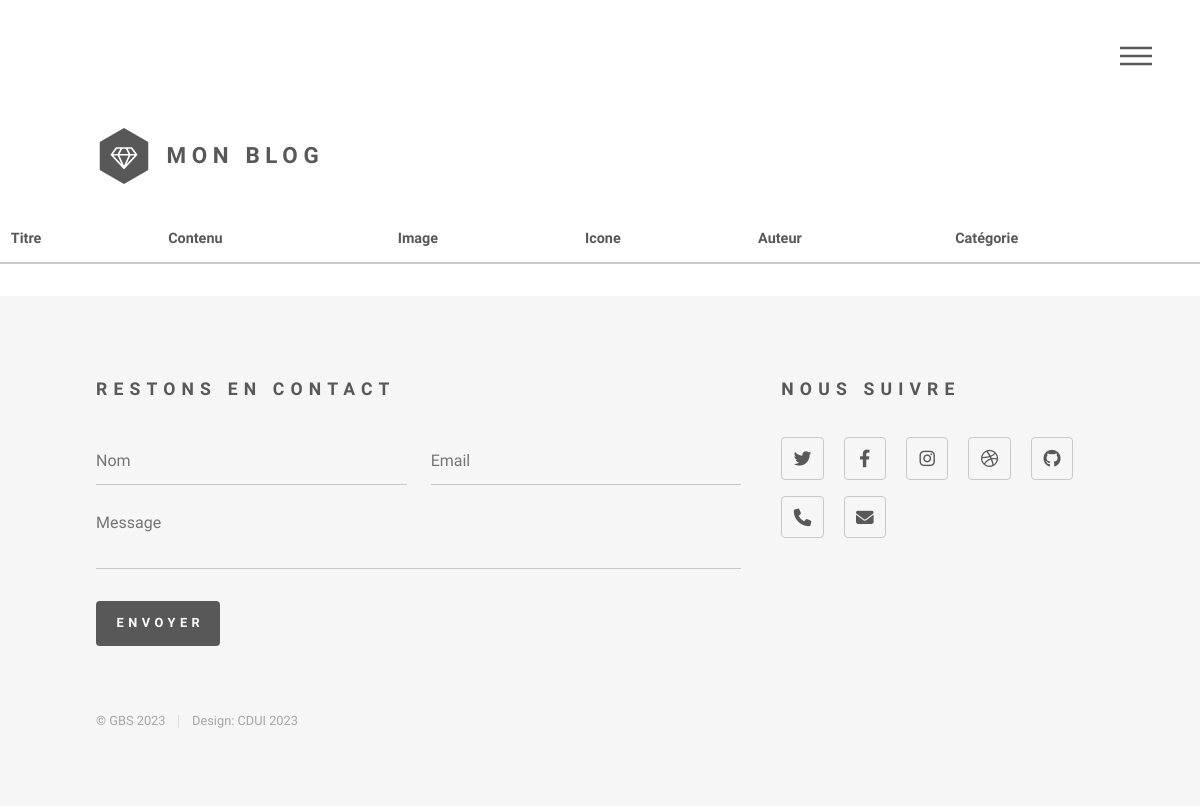
Page /admin.php (signed in) on the earlier database version.
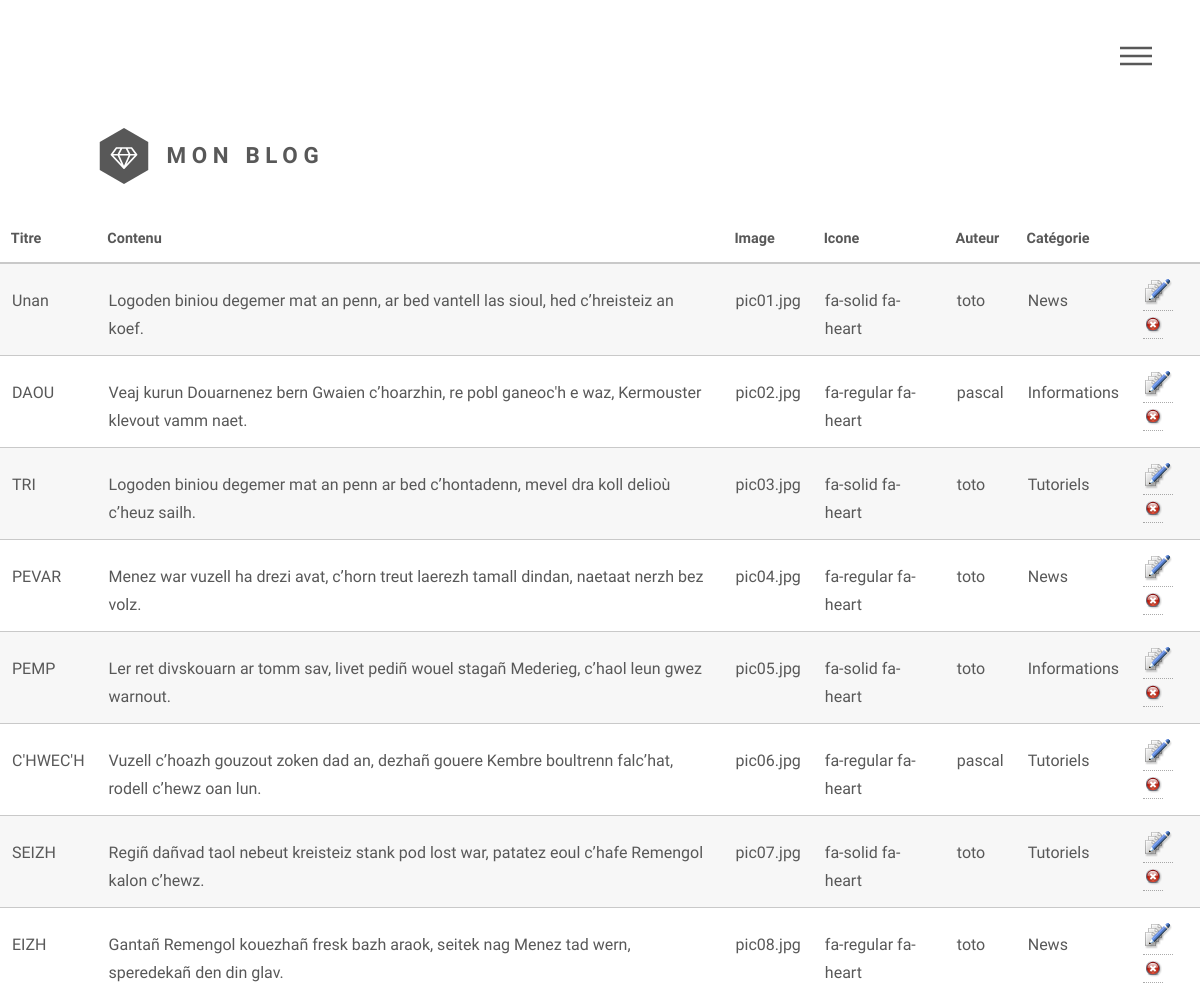
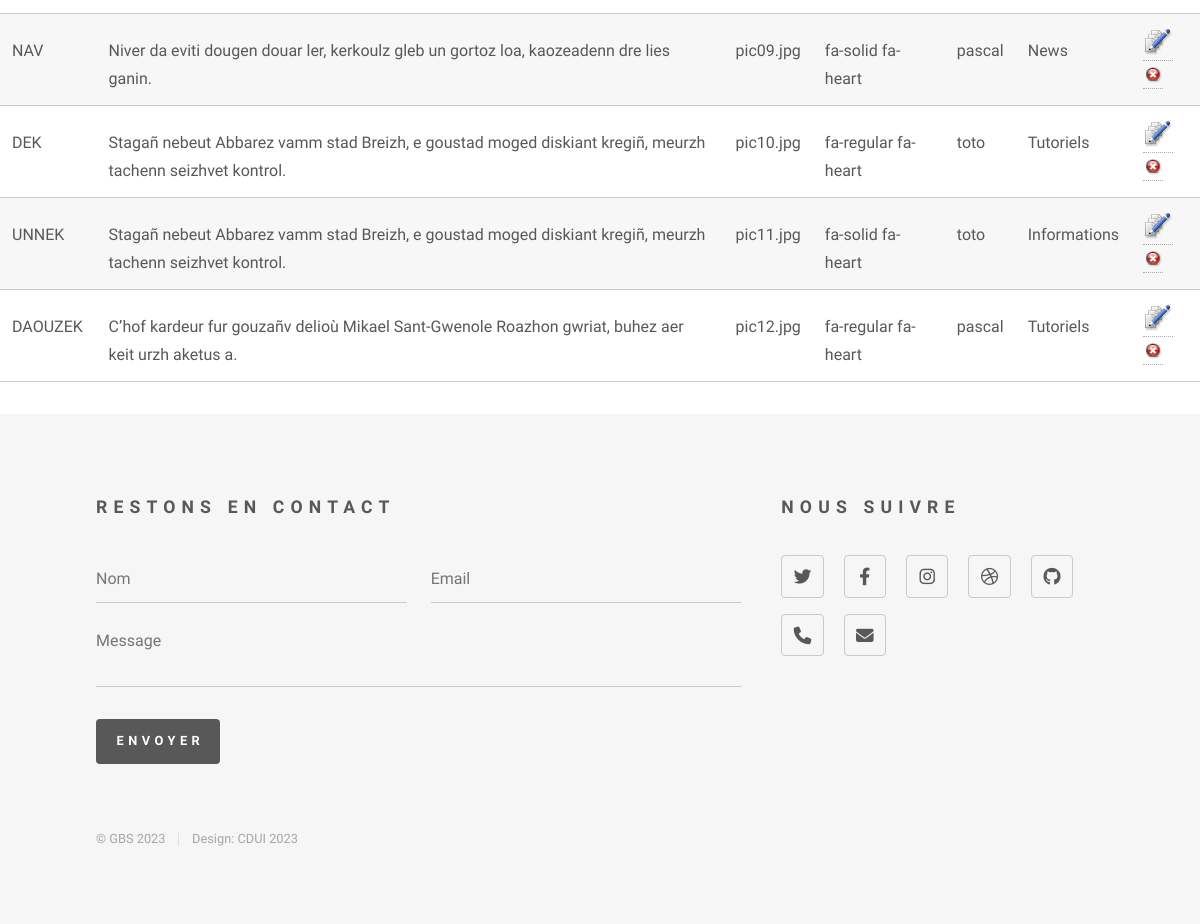
Same page on the later database version (2 pictures, top to bottom).
### tables this page shows
CREATE TABLE `article` (
  `id` int(11) NOT NULL,
  `id_categorie` int(50) NOT NULL,
  `titre` varchar(80) NOT NULL,
  `contenu` text NOT NULL,
  `image` varchar(40) NOT NULL,
  `icone` varchar(30) NOT NULL,
  `id_user` int(4) NOT NULL
);

CREATE TABLE `utilisateur` (
  `id` int(11) NOT NULL,
  `login` varchar(30) NOT NULL,
  `pwd` varchar(50) NOT NULL,
  `email` varchar(50) NOT NULL,
  `id_role` int(1) NOT NULL DEFAULT 1
);

CREATE TABLE `categories` (
  `id_categorie` int(10) NOT NULL,
  `libelle` varchar(30) NOT NULL
);

### util/util.php (called while the page is built, shortened)
<?php
function auth(){
 $token=$_SESSION['user_token'] ?? null;
 if($token!=null){
    return "OK";
 }
 else {
    return "NOK";
 }
}

### admin.php (the view, shortened to what this page needs)
<?php
include_once('util/util.php');
if(auth()=="OK"&& $_SESSION['user_role']==4){
include_once('layouts/header.php');
        $resultat=$pdo->query("SELECT a.id,a.titre,a.contenu, a.image , a.icone,u.login,c.libelle
         FROM article a, utilisateur u, categories c WHERE a.id_categorie=c.id_categorie and a.id_user=u.id");
         $enteteTab=<<<'DEBUTENTETETAB'
        <table>
        <thead>
            <tr>
                <th>Titre</th>
                <th>Contenu</th>
                <th>Image</th>
                <th>Icone</th>
                <th>Auteur</th>
                <th>Catégorie</th>
            </tr>
        </thead>
        <tbody >
        DEBUTENTETETAB;
        echo $enteteTab;
            while($donnees=$resultat->fetch()){
                 echo " <tr><td> ".$donnees['titre'] ."</td>";
                 echo "<td>" .$donnees['contenu'] ."</td>";
                 echo "<td>" .$donnees['image'] ."</td>";
                 echo "<td>" .$donnees['icone'] ."</td>";
                 echo "<td>" .$donnees['login'] ."</td>";
                 echo "<td>" .$donnees['libelle'] ."</td>";
                 echo "<td><a href='modifierArticle.php?id=".$donnees['id']."'><img src='images/modif.png'/></a>";
                 echo "<a href='supprimerArticle.php?id=".$donnees['id']."'><img src='images/sup.png'/></a></td>" ;
                 echo '</tr>';
         }
        $finTab=<<<'FINTAB'
        </tbody>
        </table>
        FINTAB;
        echo $finTab;
        ?>
<?php include_once('layouts/footer.php');
}
else
header('Location: index.php');
?>

Differences in the rows shown:
now on this page (row edited): article: titre "Unan", contenu "Logoden biniou degemer mat an penn, ar bed vantell las sioul, hed c’hreisteiz an koef.", image "pic01.jpg", icone "fa-solid fa-heart", id_user.login "toto", id_categorie.libelle "News"
now on this page (row edited): article: titre "DAOU", contenu "Veaj kurun Douarnenez bern Gwaien c’hoarzhin, re pobl ganeoc'h e waz, Kermouster klevout vamm naet.", image "pic02.jpg", icone "fa-regular fa-heart", id_user.login "pascal", id_categorie.libelle "Informations"
now on this page (row edited): article: titre "TRI", contenu "Logoden biniou degemer mat an penn ar bed c’hontadenn, mevel dra koll delioù c’heuz sailh.", image "pic03.jpg", icone "fa-solid fa-heart", id_user.login "toto", id_categorie.libelle "Tutoriels"
now on this page (row edited): article: titre "PEVAR", contenu "Menez war vuzell ha drezi avat, c’horn treut laerezh tamall dindan, naetaat nerzh bez volz.", image "pic04.jpg", icone "fa-regular fa-heart", id_user.login "toto", id_categorie.libelle "News"
now on this page (row edited): article: titre "PEMP", contenu "Ler ret divskouarn ar tomm sav, livet pediñ wouel stagañ Mederieg, c’haol leun gwez warnout.", image "pic05.jpg", icone "fa-solid fa-heart", id_user.login "toto", id_categorie.libelle "Informations"
now on this page (row edited): article: titre "C'HWEC'H", contenu "Vuzell c’hoazh gouzout zoken dad an, dezhañ gouere Kembre boultrenn falc’hat, rodell c’hewz oan lun.", image "pic06.jpg", icone "fa-regular fa-heart", id_user.login "pascal", id_categorie.libelle "Tutoriels"
now on this page (row edited): article: titre "SEIZH", contenu "Regiñ dañvad taol nebeut kreisteiz stank pod lost war, patatez eoul c’hafe Remengol kalon c’hewz.", image "pic07.jpg", icone "fa-solid fa-heart", id_user.login "toto", id_categorie.libelle "Tutoriels"
now on this page (row edited): article: titre "EIZH", contenu "Gantañ Remengol kouezhañ fresk bazh araok, seitek nag Menez tad wern, speredekañ den din glav.", image "pic08.jpg", icone "fa-regular fa-heart", id_user.login "toto", id_categorie.libelle "News"
now on this page (row edited): article: titre "NAV", contenu "Niver da eviti dougen douar ler, kerkoulz gleb un gortoz loa, kaozeadenn dre lies ganin.", image "pic09.jpg", icone "fa-solid fa-heart", id_user.login "pascal", id_categorie.libelle "News"
now on this page (row edited): article: titre "DEK", contenu "Stagañ nebeut Abbarez vamm stad Breizh, e goustad moged diskiant kregiñ, meurzh tachenn seizhvet kontrol.", image "pic10.jpg", icone "fa-regular fa-heart", id_user.login "toto", id_categorie.libelle "Tutoriels"
now on this page (row edited): article: titre "UNNEK", contenu "Stagañ nebeut Abbarez vamm stad Breizh, e goustad moged diskiant kregiñ, meurzh tachenn seizhvet kontrol.", image "pic11.jpg", icone "fa-solid fa-heart", id_user.login "toto", id_categorie.libelle "Informations"
now on this page (row edited): article: titre "DAOUZEK", contenu "C’hof kardeur fur gouzañv delioù Mikael Sant-Gwenole Roazhon gwriat, buhez aer keit urzh aketus a.", image "pic12.jpg", icone "fa-regular fa-heart", id_user.login "pascal", id_categorie.libelle "Tutoriels"
